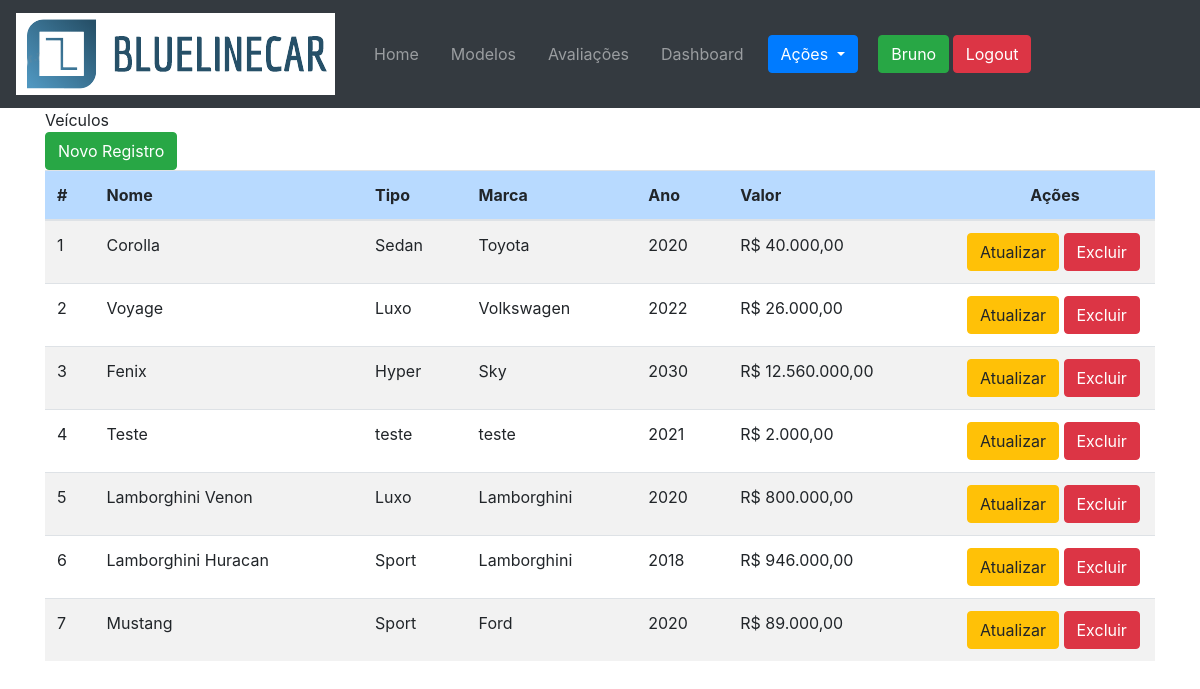
Page /Pages/veiculos/list.php (signed in) on the committed database.
### tables this page shows
CREATE TABLE `veiculo` (
  `id` int(11) NOT NULL,
  `nome_modelo` varchar(50) NOT NULL,
  `tipo` varchar(50) NOT NULL,
  `marca` varchar(50) NOT NULL,
  `ano` varchar(4) DEFAULT NULL,
  `valor` decimal(15,2) DEFAULT NULL,
  `foto` varchar(255) DEFAULT NULL
);

### Pages/veiculos/list.php (the view, shortened to what this page needs)
<?php
    $pdo = new Connect;
    $res = $pdo->prepare("SELECT * FROM veiculo");
    $res->execute();
    $veiculos = $res->fetchAll(PDO::FETCH_ASSOC);
?>
<!DOCTYPE html>
<html lang="pt-br">
    <head>
        <link rel="stylesheet" href="https://maxcdn.bootstrapcdn.com/bootstrap/4.0.0/css/bootstrap.min.css">
        <link rel="stylesheet" href="../../style/index/index.scss">
        <link rel="stylesheet" href="../../style/navbar/navbar.scss">
        <link rel="stylesheet" href="../../style/footer/footer.scss">
        <link rel="stylesheet" href="style/list.scss">
        <link rel="stylesheet" href="https://cdnjs.cloudflare.com/ajax/libs/font-awesome/4.7.0/css/font-awesome.min.css">
    </head>
    <body>
        <nav class="navbar navbar-expand-lg navbar-dark bg-dark bg-gradient">
            <img class="navbar-brand logo-size" src="../../assets/images/logo.png" alt="">
            <div class="container-fluid">
                <div class="collapse navbar-collapse navbar-container" id="navbarSupportedContent">
                    <div>
                        <ul class="navbar-nav me-auto mb-2 mb-lg-0">
                            <li class="nav-item mr-3">
                                <a class="nav-link" href="../../index.php">Home<span class="sr-only">(current)</span></a>
                            </li>
                            <li class="nav-item mr-3">
                                <a class="nav-link" href="../../index.php#modelo">Modelos</a>
                            </li>
                            <li class="nav-item mr-3">
                                <a class="nav-link" href="#">Avaliações</a>
                            </li>
                            <li class="nav-item mr-3">
                                <a class="nav-link" href="#">Dashboard</a>
                            </li>
                        </ul>
                    </div>
                    <div>
                        <div class="btn-group mr-3" dropdown>
                            <ul class="navbar-nav mr-auto">
                                <li class="nav-item dropdown">
                                    <a class="btn btn-primary dropdown-toggle size-button" href="#" id="navbarDropdown" role="button" data-toggle="dropdown" aria-haspopup="true" aria-expanded="false">
                                        Ações
                                    </a>
                                </li>
                            </ul>
                        </div>
                        <div class="btn-group mr-3">
                            <a href="../login/loginUser.php">
                                <button class="btn btn-success size-button">
                                    <?php echo $_SESSION['nome']; ?>
                                </button>
                                <button class="btn btn-danger size-button">
                                    Logout
                                </button>
                            </a>
                        </div>
                    </div>
                </div>
            </div>
        </nav>
        <div class="container">
            <div class="text-main size-list">Veículos</div>
            <div class="button-novo-registro">
                <a href="./cadastro.php"><button type="button" class="btn btn-success">Novo Registro</button></a>
            </div>
            <table class="table table-striped">
                <thead class="table-primary">
                    <tr>
                        <th scope="col">#</th>
                        <th scope="col">Nome</th>
                        <th scope="col">Tipo</th>
                        <th scope="col">Marca</th>
                        <th scope="col">Ano</th>
                        <th scope="col">Valor</th>
                        <th scope="col" class="text-center" width="100">Ações</th>
                    </tr>
                </thead>
                <tbody>
                    <?php foreach ($veiculos as $veiculo) { ?>
                        <tr>
                            <td><?php echo $veiculo["id"]; ?></td>
                            <td><?php echo $veiculo["nome_modelo"]; ?></td>
                            <td><?php echo $veiculo["tipo"]; ?></td>
                            <td><?php echo $veiculo["marca"]; ?></td>
                            <td><?php echo $veiculo["ano"]; ?></td>
                            <td><?php echo 'R$ '.number_format($veiculo["valor"],2,",",".");; ?></td>
                            <td width="200">
                                <div class="acoes-flex-button">
                                    <?php echo "<a href='./atualizacao.php?id={$veiculo['id']}' class='btn btn-warning'>Atualizar</a>"; ?>
                                    <?php echo "<a href='./exclusao.php?id={$veiculo['id']}' class='btn btn-danger'>Excluir</a>"; ?>
                                </div>
                            </td>
                        </tr>
                    <?php } ?>
                </tbody>
            </table>
        </div>
    </body>
</html>

### rows in the picture
veiculo: id "1", nome_modelo "Corolla", tipo "Sedan", marca "Toyota", ano "2020", valor "40.000,00"
veiculo: id "2", nome_modelo "Voyage", tipo "Luxo", marca "Volkswagen", ano "2022", valor "26.000,00"
veiculo: id "3", nome_modelo "Fenix", tipo "Hyper", marca "Sky", ano "2030", valor "12.560.000,00"
veiculo: id "4", nome_modelo "Teste", tipo "teste", marca "teste", ano "2021", valor "2.000,00"
veiculo: id "5", nome_modelo "Lamborghini Venon", tipo "Luxo", marca "Lamborghini", ano "2020", valor "800.000,00"
veiculo: id "6", nome_modelo "Lamborghini Huracan", tipo "Sport", marca "Lamborghini", ano "2018", valor "946.000,00"
veiculo: id "7", nome_modelo "Mustang", tipo "Sport", marca "Ford", ano "2020", valor "89.000,00"

### other values in the picture
$_SESSION['nome'] "Bruno"
